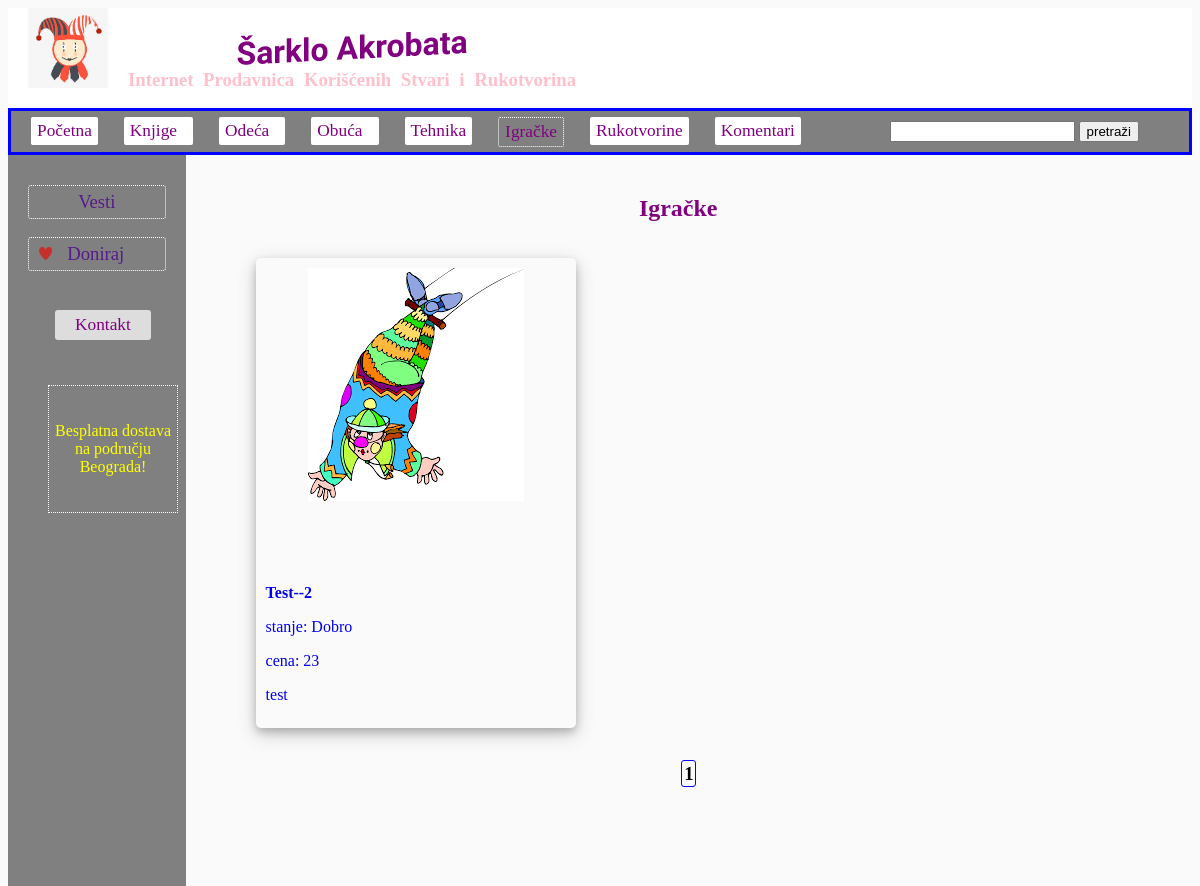
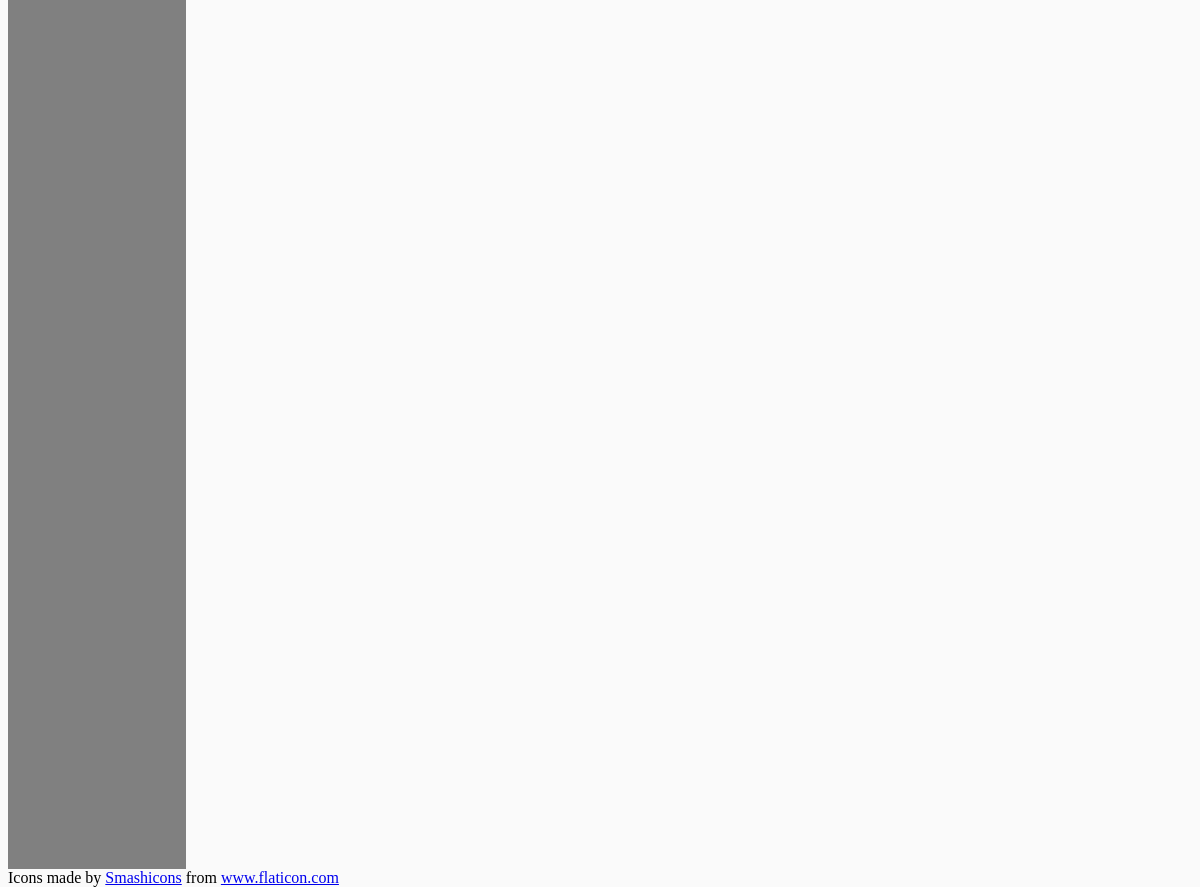
Page /igracke/ on the committed database (2 pictures, top to bottom).
### sarklo/models.py (models this page shows, shortened)
class Oglas(models.Model):
    autor = models.ForeignKey(User, on_delete = models.CASCADE)
    slika = models.ImageField(default=None)
    naslov = models.CharField(max_length = 100)
    date = models.DateTimeField(default = timezone.now)
    ODECA_MUSKA = 'OM'
    OBUCA_MUSKA ='BM'
    ODECA_ZENSKA = 'OZ'
    OBUCA_ZENSKA ='BZ'
    KNJIGE_SKOLSKE = 'KS'
    KNJIGE_OSTALE = 'KO'
    IGRACKE = 'IG'
    TEHNIKA = 'TE'
    RUKOTVORINE = 'RK'
    IZBOR_KATEGORIJA = [(ODECA_MUSKA, 'Odeca Muska'),(ODECA_ZENSKA, 'Odeca Zenska'),
                        (OBUCA_MUSKA, 'Obuca Muska'),(OBUCA_ZENSKA, 'Obuca Zenska'),
                        (KNJIGE_SKOLSKE, 'Knjige Skolske'), (KNJIGE_OSTALE, 'Knjige Ostale'),
                        (IGRACKE, 'Igracke'), (TEHNIKA,'Tehnika'),
                        (RUKOTVORINE, 'Rukotvorine')]
    kategorija = models.CharField(max_length = 2, choices=IZBOR_KATEGORIJA, default=KNJIGE_SKOLSKE)
    stanje = models.CharField(max_length = 100)
    cena = models.IntegerField()
    opis = models.TextField(default= None)

### sarklo/views.py (the view)
# urls.py: path('igracke/', views.igracke, name="shop-igracke"),
def igracke(request):
    queryset_list = Oglas.objects.all().order_by('-date')
    query = request.GET.get('q')
    if query:
        queryset_list = queryset_list.filter(naslov = query)
        if queryset_list:
             context = {'oglasi': queryset_list}
             return render(request, "sarklo/rezultati_pretrage.html", context)
        else:
            return HttpResponse('<h2>Nista nije pronadjeno.</h2>')
    else:
        query_list = Oglas.objects.filter(kategorija = 'IG')
        paginator = Paginator(query_list, 6)
        page = request.GET.get('page')
        query_list = paginator.get_page(page)
        current_page = 'igracke'
        context = {'oglasi': query_list, 'current_page': current_page }
        return render(request, "sarklo/igracke.html", context)

### sarklo/templates/sarklo/igracke.html (shortened to what this page needs)
{% extends "sarklo/layout.html" %}
{% load static %}
{% block content %}
    <div style="display:inline-block; width: 82%; margin-left: 35px;">
        <h2 style="width: 85%; display: inline-block; position: relative; left: 45px; top: 20px; color: purple; text-align: center;">Igračke</h2><br><br><br>
        {% for oglas in oglasi %}
            <a href="oglas/{{ oglas.id }}"><div style="width: 320px; height: 470px; border-radius: 5px; float: left; box-shadow: 0 4px 8px 0 rgba(0, 0, 0, 0.2), 0 6px 20px 0 rgba(0, 0, 0, 0.19); margin-left: 35px; margin-bottom: 35px;">
                {% if oglas.slika %}
                    <div style="width: 320px; height: 300px;">
                        <img src="{{ oglas.slika.url }}" style="display:block; margin-top: 10px; margin-right: auto; margin-left: auto;">
                    </div>
                {% endif %}
                <p style="margin-left: 10px;"><strong>{{ oglas.naslov }}</strong></p>
                <p style="margin-left: 10px;">stanje: {{ oglas.stanje }}</p>
                <p style="margin-left: 10px;">cena: {{ oglas.cena }}</p>
                <p style="margin-left: 10px;">{{ oglas.opis }}</p>
            </div></a>
        {% endfor %}
    </div>
    <div style="text-align: center">
        {% for num in oglasi.paginator.page_range %}
            {% if oglasi.number == num %}
                <strong style="text-decoration: none; font-size: 14pt; border:1px solid blue; border-radius: 3px; padding: 2px">{{ num }}</strong>
            {% elif num > oglasi.number|add:'-3' and oglas.number|add:'3' > num %}
                {{ num }}
            {% endif %}
        {% endfor %}
    </div>
{% endblock content %}

### sarklo/static/sarklo/style.css (style rules this page uses)
* { box-sizing:border-box }

### rows in the picture
Oglas: slika (picture), naslov "Test--2", stanje "Dobro", cena "23", opis "test"

### other values in the picture
{{ num }} "1"
